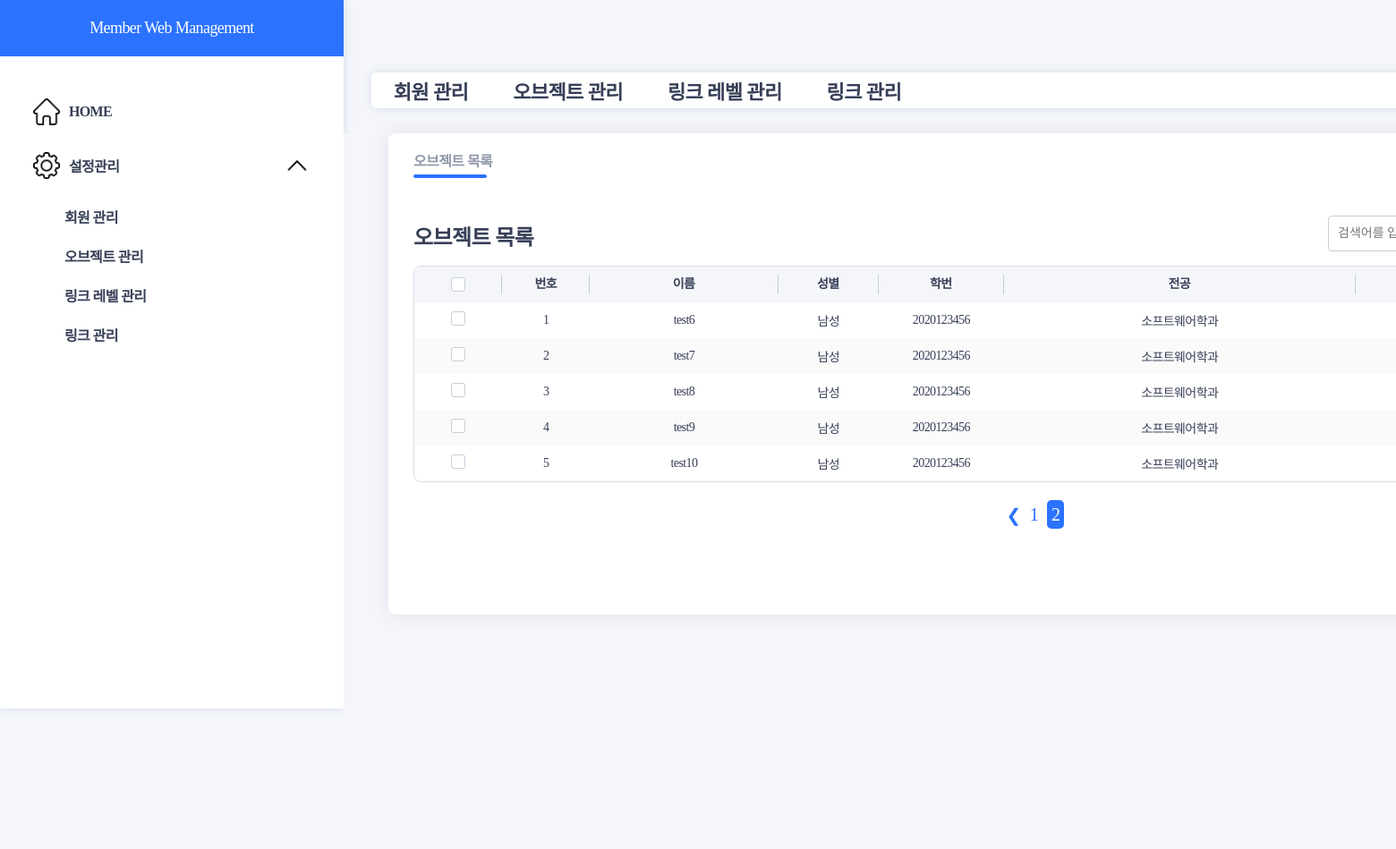
Page /objectList?page=2 (signed in) on the earlier database version.
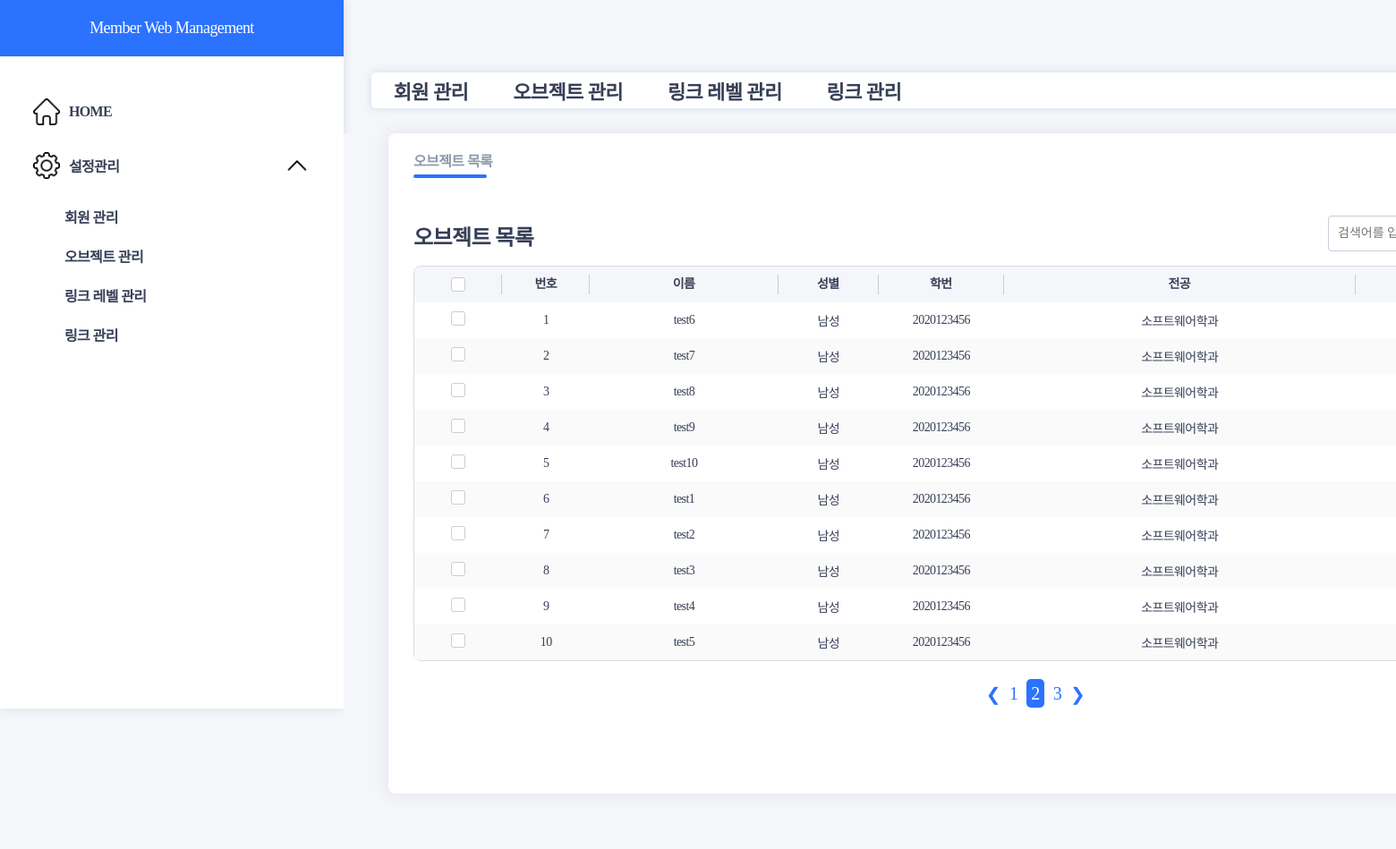
Same page on the later database version.
### main/models.py (models this page shows, shortened)
class Member(models.Model):
    name = models.CharField(max_length=20)
    createrd_at = models.DateField(auto_now_add=True)
    gender = models.CharField(max_length=20)
    parent = models.CharField(max_length=20)
    department = models.CharField(max_length=50)
    studentID = models.CharField(max_length=50)
    type = models.BooleanField(default=0)# 1이면 그룹임
    notSchool = models.BooleanField(default=0)# 휴학 여부

### main/views.py (the view)
# urls.py: path('objectList', objectList, name="objectList"),
def objectList(request):
    if not request.user.is_authenticated:
        return redirect("login:login")
    memberList = Member.objects.all()
    paginator = Paginator(memberList, 10)  # 페이지당 10개의 아이템을 보여주도록 설정
    page = request.GET.get('page', 1)  # URL의 'page' 파라미터 값을 가져오거나, 없으면 1로 설정
    try:
        members = paginator.page(page)
    except PageNotAnInteger:
        members = paginator.page(1)
    except EmptyPage:
        members = paginator.page(paginator.num_pages)
    attribute = {'members': members}
    return render(request, "object/objectList.html", attribute)

### templates/object/objectList.html (shortened to what this page needs)
{% extends 'navVertical.html' %}
	{% load static %}
	{% block css %}
	<link href="{% static 'css/objectList.css' %}" rel="stylesheet" type="text/css" >
	{% endblock %}
	{% block content %}
	<div class="main">
		<div class="container">
			<div class="list-con">
				<ul class="sublist-tab">
					<li class="moving-tab" id="horizontal-tab"></li>
					<li class="sl-st" onclick="sublistTab(0)" style="margin-right:25px;">
						<a href="/objectList">오브젝트 목록</a>
					</li>
				</ul>
				<div class="table-list">
					<div class="tbtop-con">
						<h3>오브젝트 목록</h3>
						<div class="rsh-sort">
							<div class="serch-box">
								<input type="text" placeholder="검색어를 입력하세요.">
							</div>
						</div>
					</div>
					<div class="table-wrap">
						<table class="common-table retouch-table">
							<colgroup>
								<col width="7%"/>
								<col width="7%"/>
								<col width="15%"/>
								<col width="8%"/>
								<col width="10%"/>
								<col width="28%"/>
								<col width="12%"/>
								<col width="12%"/>
							</colgroup>
							<thead>
								<tr>
									<th><span class="th-check"><input type="checkbox" name="selectBox" onclick="selectAll(this)"></span></th>
									<th><span>번호</span></th>
									<th><span>이름</span></th>
									<th><span>성별</span></th>
									<th><span>학번</span></th>
									<th><span>전공</span></th>
									<th><span>등록일</span></th>
								</tr>
							</thead>
							<tbody>
								{% for member in members %}
								<tr onclick="location.href='/objectView'">
									<td><input type="checkbox" name="selectBox"></td>
									<td>{{forloop.counter}}</td>
									<td>{{member.name}}</td>
									<td>{{member.gender}}</td>
									<td>{{member.studentID}}</td>
									<td>{{member.department}}</td>
									<td>{{member.createrd_at}}</td>
								</tr>
								{% endfor %}
							</tbody>
						</table>
						<div class="pagenation">
							<ul style="margin:15px; display:flex; justify-content:center; list-style: none; font-size: 20px;">
								{% if members.has_previous %}
								<li style="margin:5px;"><a style="text-decoration:none; color: #2B72FF;" href="?page={{members.previous_page_number}}">&#10094;</a></li>
								{% endif %}
								{% for page in members.paginator.page_range %}
								{% if page == members.number %}
									<li style="margin:5px;"><a style="text-decoration:none; color: white; background-color: #2B72FF; padding:5px; border-radius:5px" href="?page={{page}}">{{page}}</a></li>
								{% else %}
									<li style="margin:5px;"><a style="text-decoration:none; color: #2B72FF;" href="?page={{page}}">{{page}}</a></li>
								{% endif %}
								{% endfor %}
								{% if members.has_next %}
								<li style="margin:5px;"><a style="text-decoration:none; color: #2B72FF;" href="?page={{members.next_page_number}}">&#10095;</a></li>
								{% endif %}
							</ul>
						</div>
					</div>
					<div class="btn-wrap">
					</div>
				</div>
			</div>
		</div>
	</div>
	{% endblock %}

### templates/navVertical.html (shortened to what this page needs)
<!DOCTYPE html>
<html>
<head>
    {% load static %}
    <link href="{% static 'css/default.css' %}" rel="stylesheet" type="text/css">
    <link href="{% static 'css/main.css' %}" rel="stylesheet" type="text/css">
    {% block css %}{% endblock %}
</head>
<body>
    <div style="float: left; width: 20%; height: 99vh; box-shadow: 0px 0px 10px rgba(28, 66, 142, 15%); background-color: white;">
        <div id="nav_name">
            <p>Member Web Management</p>
        </div>
        <div class="nav_btn">
            <div id="btn_home">
                <img src="{% static 'img/home.png' %}">
                <p style="align-self: center;"><strong>HOME</strong></p>
            </div>
            <div id="setting" style="justify-content: space-between;">
                <img src="{% static 'img/settings.png' %}">
                <p id="btn_settings" style="align-self: center;"><strong>설정관리</strong></p>
                <img src="{% static 'img/down-arrow.png' %}" id="down_arrow">
            </div>
            <div id = "more_setting">
                <div id="usr_manage" class="settings">
                    <p><strong>회원 관리</strong></p>
                </div>
                <div id="object_manage" class="settings">
                    <p><strong>오브젝트 관리</strong></p>
                </div>
                <div id="link_level_manage" class="settings">
                    <p><strong>링크 레벨 관리</strong></p>
                </div>
                <div id="link_manage" class="settings">
                    <p><strong>링크 관리</strong></p>
                </div>
            </div>
        </div>
    </div>
    <div style="float: right; width: 80%; height: 100vh;">
        <div id="nav2_scal">
            <div id="usr_manage_t" class="settings_top">
                <p><strong>회원 관리</strong></p>
            </div>
            <div id="object_manage_t" class="settings_top">
                <p><strong>오브젝트 관리</strong></p>
            </div>
            <div id="link_level_manage_t" class="settings_top">
                <p><strong>링크 레벨 관리</strong></p>
            </div>
            <div id="link_manage_t" class="settings_top">
                <p><strong>링크 관리</strong></p>
            </div>
        </div>
        {% block content %}{% endblock %}
    </div>
</body>
</html>

### static/css/default.css (style rules this page uses)
* { box-sizing: border-box; outline: none; }
html, body { width: 100%; height: 100%; font-size: 16px; }
ol, ul, li { list-style: none; }
h1, h2, h3, h4, h5, h6 { font-weight: normal; font-size: 100%; }
img { border: 0; margin: 0; padding: 0; }
a, a:link { text-decoration: none; }
input[type="text"] { outline: none; }

### static/css/main.css (style rules this page uses)
* { margin: 0; padding: 0; box-sizing: border-box; }
ul,li { list-style: none; }
a { text-decoration: none; color: inherit; font-family: 'Pretendard'; }
html,body { position: relative; width: 1920px; overflow-y:hidden; height:100%; font-family: 'Pretendard'; font-weight: 500; letter-spacing:-0.6px !important; color:#373F57; }
img { border:0; vertical-align: middle; margin:0; }
input { accent-color:#2B72FF; font-family: 'Pretendard'; }
input[type="checkbox"] { -webkit-appearance: none; -moz-appearance: none; appearance: none; background: #fff; border-radius: 3px; cursor: pointer; height: 16px; outline: 0; width: 16px; border: 1px solid #C7CDD8; }
input[type="checkbox"]::after { background: url(../images/check.png) no-repeat center; content: ''; display: none; position: relative; top: 2px; left: 1px; width: 12px; height: 10px; background-size: contain; }
table { table-layout:fixed; border-spacing:0; }
.main { width: 100%; height: 100%; background: #F4F6FA; }
.container { margin-left: 10px; padding: 0 40px; }
.list-con { height: auto; background: #fff; margin-top: 28px; box-shadow: 0 0 20px rgba(55,63,87,10%); border-radius: 8px; padding: 0 28px; }
.sublist-tab { height: 60px; position: relative; display: flex; align-items: center; }
#horizontal-tab { position: absolute; border-bottom: 4px solid #2B72FF; border-radius: 50px; left: 0; top: 46px; transition: all .3s; }
.sublist-tab>.sl-st { color: #9099AB; font-weight: 800; }
.table-list { margin-top: 16px; height: auto; }
.table-list .tbtop-con { display: flex; align-items: flex-end; justify-content: space-between; padding: 16px 0; }
.table-list .tbtop-con>h3 { font-size: 24px; font-weight: 800; }
.table-list .tbtop-con .serch-box>input { height: 40px; width: 368px; border: 1px solid #C7CDD8; border-radius: 4px; padding: 0 10px; font-size: 14px; font-weight: 500; color: #373F57; }
.table-list .tbtop-con .serch-box { position: relative; }
.table-list .tbtop-con .serch-box::after { content: ''; position: absolute; display: block; width: 20px; height: 20px; background: url(../images/serch-icon.png) no-repeat center; background-size: contain; top: 10px; right: 10px; }
.common-table { width: 100%; border-radius: 8px; font-size: 14px; border: 1px solid #D7DCE5; }
.common-table tr { height: 40px; text-align: center; }
.common-table thead>tr>th { background: #F4F6FA; }
.common-table thead>tr>th:first-child { border-radius: 8px 0 0 0; }
.common-table thead>tr>th>span { display: inline-block; height: 22px; line-height: 22px; border-right: 1px solid #C7CDD8; width: 100%; }
.common-table thead>tr>th>.th-check { display: flex; align-items: center; justify-content: center; }
.common-table tbody tr:nth-child(even) { background: #FAFAFA; }
.pagenation { margin-top:20px; height:28px; text-align:center; }
.rsh-sort { display:flex; gap:10px; }
.btn-wrap { display:flex; justify-content:flex-end; column-gap:10px; padding:20px 0 40px 0; }

### static/css/objectList.css (style rules this page uses)
#horizontal-tab { width: 82px; }

### templates/navVertical.html (style rules this page uses)
body { background-color: #F4F6FA; }
#nav_name { background-color: #2B72FF; width: 100%; height: 8%; display: flex; text-align: center; justify-content: center; align-items: center; }
#nav_name p { color: white; font-size: large; }
.nav_btn { padding: 7%; background-color: white; }
.nav_btn > div { display: flex; height: 5%; border-radius: 5px; margin-top: 10px; }
#btn_home { text-align: left; }
img { width: 30px; height: 30px; margin: 10px; }
.settings { display: flex; padding: 10px; padding-left: 45px; }
#more_setting { display: block; overflow: hidden; max-height: 0; transition: max-height 0.5s ease; }
#more_setting.visible { max-height: 500px; }
#down_arrow { border-radius: 5px; background-color: white; margin-left: auto; transition: transform 0.3s ease; }
#nav2_scal { margin-top: 2%; width: auto; margin-left: 2%; background-color: white; border-radius: 5px; display: flex; box-shadow: 0px 0px 10px rgba(28, 66, 142, 15%); }
.settings_top { background-color: white; display: inline; border-radius: 3px; margin-top: 4px; margin-bottom: 4px; margin-left: 5px; margin-right: 5px; }
.settings_top p { padding: 20px; font-size: 22px; display: inline; }

Differences in the rows shown:
added Member: name "test1", gender "남성", studentID "2020123456", department "소프트웨어학과"
added Member: name "test2", gender "남성", studentID "2020123456", department "소프트웨어학과"
added Member: name "test3", gender "남성", studentID "2020123456", department "소프트웨어학과"
added Member: name "test4", gender "남성", studentID "2020123456", department "소프트웨어학과"
added Member: name "test5", gender "남성", studentID "2020123456", department "소프트웨어학과"
Other differences:
new list line: "3"
